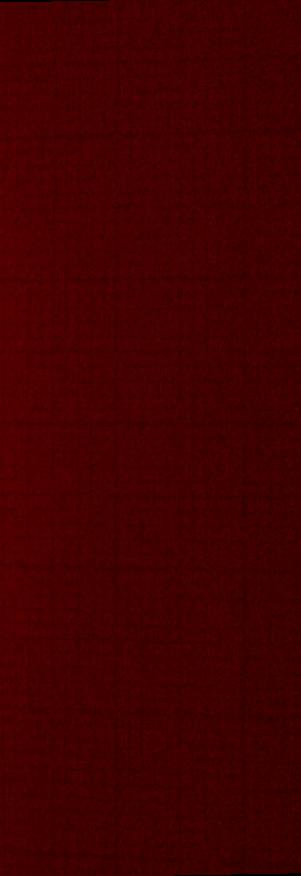
#> input picture informe_1/young_estatico/data/datos_laton/grilla_cali_rojo.jpg, 301 x 876 px, found by its file name
$ jupyter execute analisis_laton_estatico.ipynb   (shell and % lines are left out)
#> lines starting #> are read from the running program, lines starting #| are printed output that depends on the picture
## Análisis de los datos del patrón de diffracción para la vara de latón

Importamos librerías

[cell 1]
import imageio
import numpy as np
import matplotlib.pyplot as plt
import matplotlib.patches as patches
from scipy import optimize
from scipy import signal
from scipy import ndimage
import matplotlib

Importamos la imagen que vamos a usar para calibrar.

[cell 2]
calibracion = imageio.imread('grilla_cali_rojo.jpg')
#> calibracion is the input picture: shape (876, 301, 3); mean R, G, B 67, 0.6, 1.1

r = calibracion[:,:,0]
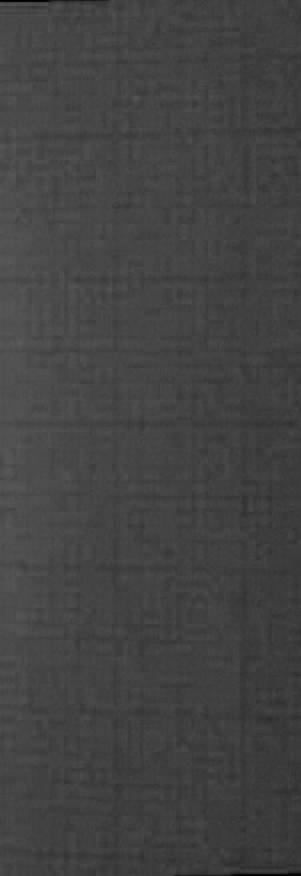
#> r: shape (876, 301); min 0, max 92, mean 67
g = calibracion[:,:,1]
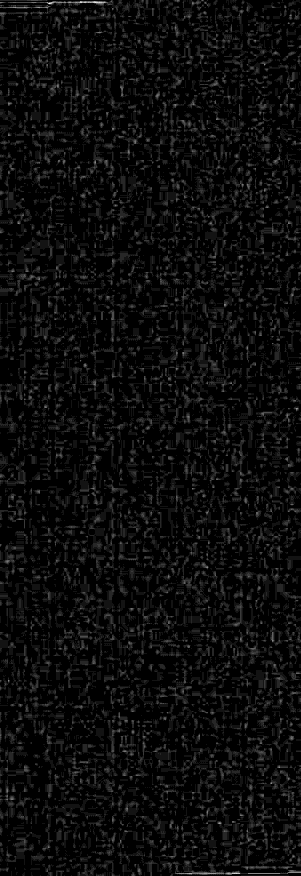
#> g: shape (876, 301); min 0, max 13, mean 0.6; drawn with min black and max white
b = calibracion[:,:,1]
